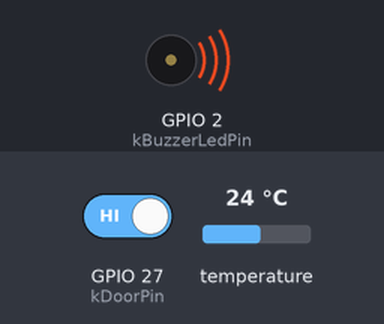
A program run on a simulated ESP32. Parts: buzzer (waves = sounding, pin HIGH). The inputs (shaded band) are chosen by the test bench; at power-on: temperature 24 °C, GPIO 27 (kDoorPin) HIGH. What the program prints to the serial monitor is not drawn.

Above: at 0.13 s.
At 1.2 s:
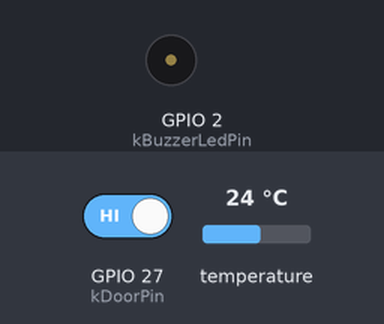
1.3 s: temperature set to 18.4 °C
4.2 s: temperature set to 17.2 °C
At 5.62 s:
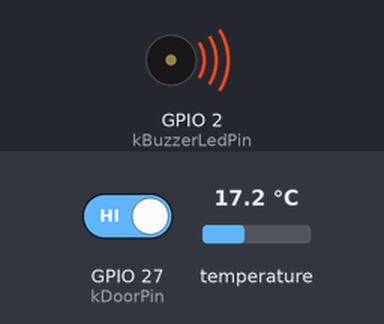
Timing chart, 0 to 14.2 s (numbered marks = the images above; inputs shaded):
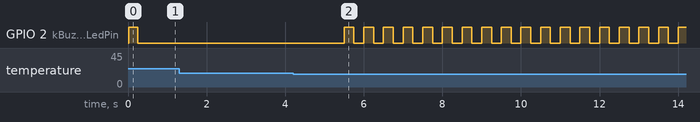

The program:

main.cpp
```cpp
#include <Arduino.h>
#include <OneWire.h>
#include <DallasTemperature.h>
#include "MonitorCore.h"

// ESP32 DevKit example; adjust pin assignments for your board.
constexpr uint8_t kDoorPin = 27;   // dry contact to GND; INPUT_PULLUP
constexpr uint8_t kBuzzerLedPin = 2; // LED only by default. Do not directly drive a buzzer/relay.
constexpr uint8_t kSensorPin = 4; // DS18B20 DATA with 4.7k pull-up to 3.3V
constexpr uint32_t kSampleEveryMs = 2500;
constexpr uint32_t kPrintEveryMs = 1000;

OneWire oneWire(kSensorPin);
DallasTemperature thermometer(&oneWire);
monitor::MonitorCore controller;
uint32_t lastSample = 0;
uint32_t lastPrint = 0;
bool conversionPending = false;

void setup() {
    Serial.begin(115200);
    pinMode(kDoorPin, INPUT_PULLUP);
    pinMode(kBuzzerLedPin, OUTPUT);
    digitalWrite(kBuzzerLedPin, LOW);
    thermometer.begin();
    thermometer.setResolution(10); // <= 188ms typical conversion
    thermometer.setWaitForConversion(false);
    thermometer.requestTemperatures();
    conversionPending = true;
    lastSample = millis();
    Serial.println("ESP32 Environmental Monitor — demo firmware");
}

void loop() {
    const uint32_t now = millis();
    controller.setDoorSignal(digitalRead(kDoorPin) == LOW, now);

    if (conversionPending && static_cast<uint32_t>(now - lastSample) >= 250) {
        const float c = thermometer.getTempCByIndex(0);
        controller.setTemperature(c, c != DEVICE_DISCONNECTED_C && c > -55.0f && c < 125.0f, now);
        conversionPending = false;
    }
    if (!conversionPending && static_cast<uint32_t>(now - lastSample) >= kSampleEveryMs) {
        thermometer.requestTemperatures();
        conversionPending = true;
        lastSample = now;
    }

    auto state = controller.evaluate(now);
    // Flash a built-in/attached low-current LED to indicate the alarm state.
    // Do not attach a relay, motor or mains equipment directly to this GPIO.
    digitalWrite(kBuzzerLedPin, state.alarm && ((now / 250) % 2 == 0) ? HIGH : LOW);
    if (static_cast<uint32_t>(now - lastPrint) >= kPrintEveryMs) {
        lastPrint = now;
        Serial.printf("temp=%.2f C, sensorFault=%d, doorOpen=%d, tempAlarm=%d, doorAlarm=%d\n",
            state.temperatureC, state.sensorFault, state.doorOpen,
            state.temperatureAlarm, state.doorAlarm);
    }
}
```

MonitorCore.h
```cpp
#pragma once
#include <cstdint>

namespace monitor {

struct Config {
    float minimumC = 18.0f;       // illustrative indoor range, not medical guidance
    float maximumC = 28.0f;
    float hysteresisC = 0.5f;
    uint32_t sampleStaleMs = 15000;
    uint32_t doorDelayMs = 5000;
    uint32_t debounceMs = 60;
};

struct Snapshot {
    bool sensorFault;
    bool temperatureAlarm;
    bool doorAlarm;
    bool doorOpen;
    bool alarm;
    float temperatureC;
};

class MonitorCore {
public:
    explicit MonitorCore(Config config = {});
    void setTemperature(float celsius, bool valid, uint32_t nowMs);
    void setDoorSignal(bool open, uint32_t nowMs);
    Snapshot evaluate(uint32_t nowMs);
private:
    Config config_;
    bool sampleSeen_ = false;
    bool sampleValid_ = false;
    uint32_t sampleAtMs_ = 0;
    float lastTemperatureC_ = 0;
    bool temperatureAlarm_ = false;
    bool candidateOpen_ = false;
    bool stableOpen_ = false;
    uint32_t candidateSinceMs_ = 0;
    uint32_t openSinceMs_ = 0;
};

} // namespace monitor
```

MonitorCore.cpp
```cpp
#include "MonitorCore.h"
#include <cmath>
#include <stdexcept>

namespace monitor {

MonitorCore::MonitorCore(Config config) : config_(config) {
    if (!(std::isfinite(config.minimumC) && std::isfinite(config.maximumC) &&
          std::isfinite(config.hysteresisC)) || config.minimumC >= config.maximumC ||
        config.hysteresisC < 0 ||
        config.hysteresisC * 2 >= config.maximumC - config.minimumC)
        throw std::invalid_argument("Invalid temperature configuration");
}

void MonitorCore::setTemperature(float celsius, bool valid, uint32_t nowMs) {
    sampleSeen_ = true;
    sampleValid_ = valid && std::isfinite(celsius);
    sampleAtMs_ = nowMs;
    if (sampleValid_) lastTemperatureC_ = celsius;
}

void MonitorCore::setDoorSignal(bool open, uint32_t nowMs) {
    if (open != candidateOpen_) {
        candidateOpen_ = open;
        candidateSinceMs_ = nowMs;
    }
    if (stableOpen_ != candidateOpen_ &&
        static_cast<uint32_t>(nowMs - candidateSinceMs_) >= config_.debounceMs) {
        stableOpen_ = candidateOpen_;
        if (stableOpen_) openSinceMs_ = nowMs;
    }
}

Snapshot MonitorCore::evaluate(uint32_t nowMs) {
    const bool fault = !sampleSeen_ || !sampleValid_ ||
        static_cast<uint32_t>(nowMs - sampleAtMs_) > config_.sampleStaleMs;
    if (fault) {
        temperatureAlarm_ = false;
    } else if (temperatureAlarm_) {
        // Clear only after moving well inside the normal range.
        temperatureAlarm_ = lastTemperatureC_ < config_.minimumC + config_.hysteresisC ||
            lastTemperatureC_ > config_.maximumC - config_.hysteresisC;
    } else {
        temperatureAlarm_ = lastTemperatureC_ < config_.minimumC ||
            lastTemperatureC_ > config_.maximumC;
    }
    const bool doorAlarm = stableOpen_ &&
        static_cast<uint32_t>(nowMs - openSinceMs_) >= config_.doorDelayMs;
    return {fault, temperatureAlarm_, doorAlarm, stableOpen_,
            fault || temperatureAlarm_ || doorAlarm, lastTemperatureC_};
}

} // namespace monitor
```

Measured:
- the behaviour switches between 18 and 17.9 °C on temperature (found by bisection; images 1 and 2)
- after the input at 1.3 s, every drawn part: stays the same
- after the input at 4.2 s, GPIO 2 (kBuzzerLedPin): alternates HIGH for 0.25 s and LOW for 0.25 s, starting after 1.3 s
